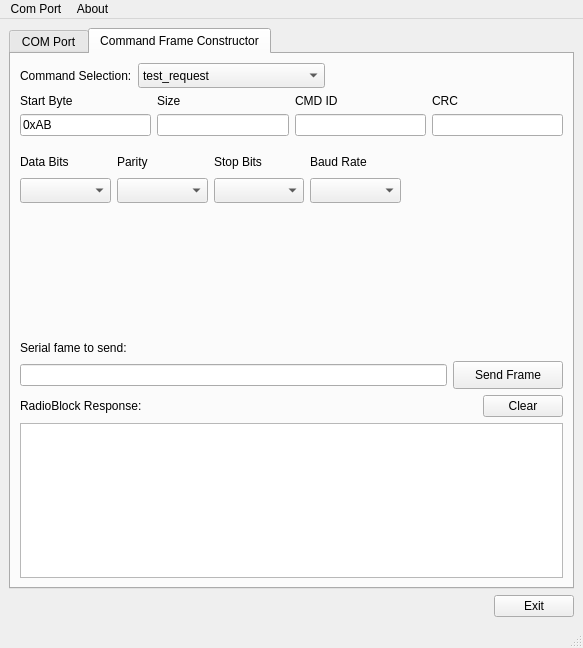
<?xml version="1.0" encoding="UTF-8"?>
<ui version="4.0">
 <class>MainWindow</class>
 <widget class="QMainWindow" name="MainWindow">
  <property name="geometry">
   <rect>
    <x>0</x>
    <y>0</y>
    <width>583</width>
    <height>648</height>
   </rect>
  </property>
  <property name="windowTitle">
   <string>Radio Block Commander</string>
  </property>
  <property name="windowIcon">
   <iconset>
    <normaloff>favicon.ico</normaloff>favicon.ico</iconset>
  </property>
  <widget class="QWidget" name="centralwidget">
   <layout class="QVBoxLayout" name="verticalLayout_11">
    <item>
     <widget class="QTabWidget" name="tabWidget">
      <property name="maximumSize">
       <size>
        <width>1777215</width>
        <height>16777215</height>
       </size>
      </property>
      <property name="currentIndex">
       <number>1</number>
      </property>
      <widget class="QWidget" name="tab">
       <attribute name="title">
        <string>COM Port</string>
       </attribute>
       <layout class="QVBoxLayout" name="verticalLayout_5">
        <item>
         <layout class="QHBoxLayout" name="horizontalLayout_3">
          <property name="rightMargin">
           <number>0</number>
          </property>
          <item>
           <layout class="QGridLayout" name="_2" columnstretch="0,0" rowminimumheight="0,0,0" columnminimumwidth="0,0">
            <property name="horizontalSpacing">
             <number>6</number>
            </property>
            <item row="0" column="0">
             <widget class="QLabel" name="label_6">
              <property name="text">
               <string>COM Port</string>
              </property>
             </widget>
            </item>
            <item row="0" column="1">
             <widget class="QComboBox" name="comboBoxCOMPort">
              <property name="minimumSize">
               <size>
                <width>160</width>
                <height>25</height>
               </size>
              </property>
             </widget>
            </item>
            <item row="1" column="0">
             <widget class="QLabel" name="label_7">
              <property name="text">
               <string>BAUD Rate</string>
              </property>
             </widget>
            </item>
            <item row="1" column="1">
             <widget class="QComboBox" name="comboBoxBAUDRate">
              <property name="minimumSize">
               <size>
                <width>80</width>
                <height>25</height>
               </size>
              </property>
             </widget>
            </item>
            <item row="2" column="0">
             <widget class="QPushButton" name="openComButton">
              <property name="minimumSize">
               <size>
                <width>0</width>
                <height>25</height>
               </size>
              </property>
              <property name="toolTip">
               <string>additonal settings are '8,N,1'...</string>
              </property>
              <property name="text">
               <string>Open COM Port</string>
              </property>
             </widget>
            </item>
           </layout>
          </item>
         </layout>
        </item>
        <item>
         <widget class="Line" name="line">
          <property name="orientation">
           <enum>Qt::Horizontal</enum>
          </property>
         </widget>
        </item>
        <item>
         <layout class="QHBoxLayout" name="horizontalLayout_2">
          <item>
           <widget class="QLabel" name="label_5">
            <property name="text">
             <string>Serial RX</string>
            </property>
           </widget>
          </item>
          <item>
           <spacer name="horizontalSpacer_4">
            <property name="orientation">
             <enum>Qt::Horizontal</enum>
            </property>
            <property name="sizeHint" stdset="0">
             <size>
              <width>408</width>
              <height>20</height>
             </size>
            </property>
           </spacer>
          </item>
          <item>
           <widget class="QPushButton" name="pushButtonClearRx">
            <property name="text">
             <string>Clear</string>
            </property>
           </widget>
          </item>
         </layout>
        </item>
        <item>
         <widget class="QTextEdit" name="textEditRx">
          <property name="font">
           <font>
            <family>MS Shell Dlg 2</family>
            <pointsize>9</pointsize>
            <weight>50</weight>
            <bold>false</bold>
           </font>
          </property>
          <property name="readOnly">
           <bool>true</bool>
          </property>
         </widget>
        </item>
        <item>
         <widget class="Line" name="line_3">
          <property name="orientation">
           <enum>Qt::Horizontal</enum>
          </property>
         </widget>
        </item>
        <item>
         <layout class="QHBoxLayout" name="horizontalLayout_6">
          <item>
           <widget class="QLabel" name="label_8">
            <property name="text">
             <string>Serial TX</string>
            </property>
           </widget>
          </item>
          <item>
           <spacer name="horizontalSpacer_5">
            <property name="orientation">
             <enum>Qt::Horizontal</enum>
            </property>
            <property name="sizeHint" stdset="0">
             <size>
              <width>408</width>
              <height>20</height>
             </size>
            </property>
           </spacer>
          </item>
          <item>
           <widget class="QPushButton" name="pushButtonClearTx">
            <property name="text">
             <string>Clear</string>
            </property>
           </widget>
          </item>
         </layout>
        </item>
        <item>
         <widget class="QTextEdit" name="textEditTx">
          <property name="font">
           <font>
            <family>MS Shell Dlg 2</family>
            <pointsize>9</pointsize>
            <weight>50</weight>
            <bold>false</bold>
           </font>
          </property>
          <property name="readOnly">
           <bool>true</bool>
          </property>
         </widget>
        </item>
       </layout>
      </widget>
      <widget class="QWidget" name="tab_3">
       <attribute name="title">
        <string>Command Frame Constructor</string>
       </attribute>
       <layout class="QVBoxLayout" name="verticalLayout_12">
        <item>
         <layout class="QHBoxLayout" name="horizontalLayout_10">
          <item>
           <widget class="QLabel" name="label_9">
            <property name="minimumSize">
             <size>
              <width>100</width>
              <height>0</height>
             </size>
            </property>
            <property name="text">
             <string>Command Selection:</string>
            </property>
           </widget>
          </item>
          <item>
           <widget class="QComboBox" name="comboBoxCmd">
            <property name="minimumSize">
             <size>
              <width>120</width>
              <height>25</height>
             </size>
            </property>
            <property name="maximumSize">
             <size>
              <width>16777215</width>
              <height>16777215</height>
             </size>
            </property>
            <item>
             <property name="text">
              <string>test_request</string>
             </property>
            </item>
            <item>
             <property name="text">
              <string>reset_request</string>
             </property>
            </item>
            <item>
             <property name="text">
              <string>settings_request</string>
             </property>
            </item>
            <item>
             <property name="text">
              <string>sleep_request</string>
             </property>
            </item>
            <item>
             <property name="text">
              <string>send_data_request</string>
             </property>
            </item>
            <item>
             <property name="text">
              <string>get_address_request</string>
             </property>
            </item>
            <item>
             <property name="text">
              <string>get_panid_request</string>
             </property>
            </item>
            <item>
             <property name="text">
              <string>get_channel_request</string>
             </property>
            </item>
            <item>
             <property name="text">
              <string>get_receiver_state_request</string>
             </property>
            </item>
            <item>
             <property name="text">
              <string>get_transmit_power_request</string>
             </property>
            </item>
            <item>
             <property name="text">
              <string>get_ack_state_request</string>
             </property>
            </item>
            <item>
             <property name="text">
              <string>set_uart_mode_request</string>
             </property>
            </item>
            <item>
             <property name="text">
              <string>set_address_request</string>
             </property>
            </item>
            <item>
             <property name="text">
              <string>set_panid_request</string>
             </property>
            </item>
            <item>
             <property name="text">
              <string>set_channel_request</string>
             </property>
            </item>
            <item>
             <property name="text">
              <string>set_receiver_state_request</string>
             </property>
            </item>
            <item>
             <property name="text">
              <string>set_transmit_power_request</string>
             </property>
            </item>
            <item>
             <property name="text">
              <string>set_security_key_request</string>
             </property>
            </item>
            <item>
             <property name="text">
              <string>set_ack_state_request</string>
             </property>
            </item>
            <item>
             <property name="text">
              <string>set_led_state_request</string>
             </property>
            </item>
           </widget>
          </item>
          <item>
           <spacer name="horizontalSpacer_3">
            <property name="orientation">
             <enum>Qt::Horizontal</enum>
            </property>
            <property name="sizeHint" stdset="0">
             <size>
              <width>40</width>
              <height>20</height>
             </size>
            </property>
           </spacer>
          </item>
         </layout>
        </item>
        <item>
         <layout class="QHBoxLayout" name="horizontalLayout_9">
          <item>
           <layout class="QVBoxLayout" name="verticalLayout_7">
            <item>
             <widget class="QLabel" name="label_10">
              <property name="text">
               <string>Start Byte</string>
              </property>
             </widget>
            </item>
            <item>
             <widget class="QLineEdit" name="lineEditStartByte">
              <property name="text">
               <string>0xAB</string>
              </property>
              <property name="readOnly">
               <bool>true</bool>
              </property>
             </widget>
            </item>
           </layout>
          </item>
          <item>
           <layout class="QVBoxLayout" name="verticalLayout">
            <item>
             <widget class="QLabel" name="label_11">
              <property name="text">
               <string>Size</string>
              </property>
             </widget>
            </item>
            <item>
             <widget class="QLineEdit" name="lineEditSizeByte">
              <property name="readOnly">
               <bool>true</bool>
              </property>
             </widget>
            </item>
           </layout>
          </item>
          <item>
           <layout class="QVBoxLayout" name="verticalLayout_8">
            <item>
             <widget class="QLabel" name="label_12">
              <property name="text">
               <string>CMD ID</string>
              </property>
             </widget>
            </item>
            <item>
             <widget class="QLineEdit" name="lineEditCmdId">
              <property name="readOnly">
               <bool>true</bool>
              </property>
             </widget>
            </item>
           </layout>
          </item>
          <item>
           <layout class="QVBoxLayout" name="verticalLayout_10">
            <item>
             <widget class="QLabel" name="label_13">
              <property name="text">
               <string>CRC</string>
              </property>
             </widget>
            </item>
            <item>
             <widget class="QLineEdit" name="lineEditCRC">
              <property name="minimumSize">
               <size>
                <width>80</width>
                <height>0</height>
               </size>
              </property>
              <property name="readOnly">
               <bool>true</bool>
              </property>
             </widget>
            </item>
           </layout>
          </item>
         </layout>
        </item>
        <item>
         <widget class="QStackedWidget" name="stackedWidget">
          <property name="currentIndex">
           <number>4</number>
          </property>
          <widget class="QWidget" name="page"/>
          <widget class="QWidget" name="twoByteCmd">
           <widget class="QLabel" name="label_26">
            <property name="geometry">
             <rect>
              <x>20</x>
              <y>0</y>
              <width>121</width>
              <height>16</height>
             </rect>
            </property>
            <property name="text">
             <string>Command Option:</string>
            </property>
           </widget>
           <widget class="QComboBox" name="comboBoxCmdOption">
            <property name="geometry">
             <rect>
              <x>10</x>
              <y>20</y>
              <width>256</width>
              <height>26</height>
             </rect>
            </property>
           </widget>
          </widget>
          <widget class="QWidget" name="threeByteCmd">
           <widget class="QLabel" name="label3Byte">
            <property name="geometry">
             <rect>
              <x>20</x>
              <y>0</y>
              <width>151</width>
              <height>16</height>
             </rect>
            </property>
            <property name="lineWidth">
             <number>3</number>
            </property>
            <property name="text">
             <string>This Node's Address:</string>
            </property>
           </widget>
           <widget class="QLineEdit" name="lineEditThisAddress">
            <property name="geometry">
             <rect>
              <x>20</x>
              <y>20</y>
              <width>120</width>
              <height>22</height>
             </rect>
            </property>
            <property name="sizePolicy">
             <sizepolicy hsizetype="Ignored" vsizetype="Fixed">
              <horstretch>0</horstretch>
              <verstretch>0</verstretch>
             </sizepolicy>
            </property>
            <property name="minimumSize">
             <size>
              <width>120</width>
              <height>0</height>
             </size>
            </property>
            <property name="toolTip">
             <string>Enter an address in the form '12CD', then press the Enter Key!</string>
            </property>
            <property name="whatsThis">
             <string/>
            </property>
           </widget>
          </widget>
          <widget class="QWidget" name="fourByteCmd">
           <widget class="QLabel" name="label_28">
            <property name="geometry">
             <rect>
              <x>20</x>
              <y>0</y>
              <width>201</width>
              <height>16</height>
             </rect>
            </property>
            <property name="lineWidth">
             <number>3</number>
            </property>
            <property name="text">
             <string>Sleep Interval (milliseconds):</string>
            </property>
           </widget>
           <widget class="QLineEdit" name="lineEditSleep">
            <property name="geometry">
             <rect>
              <x>20</x>
              <y>20</y>
              <width>131</width>
              <height>22</height>
             </rect>
            </property>
            <property name="toolTip">
             <string>Enter the number of miliseconds to sleep.</string>
            </property>
            <property name="inputMask">
             <string/>
            </property>
           </widget>
          </widget>
          <widget class="QWidget" name="UART">
           <widget class="QWidget" name="layoutWidget">
            <property name="geometry">
             <rect>
              <x>0</x>
              <y>10</y>
              <width>381</width>
              <height>51</height>
             </rect>
            </property>
            <layout class="QGridLayout" name="gridLayout_3">
             <item row="0" column="0">
              <widget class="QLabel" name="label_15">
               <property name="text">
                <string>Data Bits</string>
               </property>
              </widget>
             </item>
             <item row="0" column="1">
              <widget class="QLabel" name="label_16">
               <property name="text">
                <string>Parity</string>
               </property>
              </widget>
             </item>
             <item row="0" column="2">
              <widget class="QLabel" name="label_17">
               <property name="text">
                <string>Stop Bits</string>
               </property>
              </widget>
             </item>
             <item row="0" column="3">
              <widget class="QLabel" name="label_18">
               <property name="text">
                <string>Baud Rate</string>
               </property>
              </widget>
             </item>
             <item row="1" column="0">
              <widget class="QComboBox" name="comboBoxDataBits">
               <property name="minimumSize">
                <size>
                 <width>0</width>
                 <height>25</height>
                </size>
               </property>
              </widget>
             </item>
             <item row="1" column="1">
              <widget class="QComboBox" name="comboBoxParity">
               <property name="minimumSize">
                <size>
                 <width>0</width>
                 <height>25</height>
                </size>
               </property>
              </widget>
             </item>
             <item row="1" column="2">
              <widget class="QComboBox" name="comboBoxStopBits">
               <property name="minimumSize">
                <size>
                 <width>0</width>
                 <height>25</height>
                </size>
               </property>
              </widget>
             </item>
             <item row="1" column="3">
              <widget class="QComboBox" name="comboBoxBaudRate">
               <property name="minimumSize">
                <size>
                 <width>0</width>
                 <height>25</height>
                </size>
               </property>
              </widget>
             </item>
            </layout>
           </widget>
          </widget>
          <widget class="QWidget" name="Data">
           <layout class="QVBoxLayout" name="verticalLayout_6">
            <item>
             <layout class="QHBoxLayout" name="horizontalLayout">
              <item>
               <layout class="QVBoxLayout" name="verticalLayout_2">
                <item>
                 <widget class="QLabel" name="label_19">
                  <property name="text">
                   <string>Destination Address</string>
                  </property>
                 </widget>
                </item>
                <item>
                 <widget class="QLineEdit" name="lineEditDestAddr"/>
                </item>
               </layout>
              </item>
              <item>
               <layout class="QVBoxLayout" name="verticalLayout_3">
                <item>
                 <widget class="QLabel" name="label_20">
                  <property name="text">
                   <string>Options</string>
                  </property>
                 </widget>
                </item>
                <item>
                 <widget class="QComboBox" name="comboBoxOptions">
                  <item>
                   <property name="text">
                    <string>ack</string>
                   </property>
                  </item>
                  <item>
                   <property name="text">
                    <string>none</string>
                   </property>
                  </item>
                  <item>
                   <property name="text">
                    <string>security</string>
                   </property>
                  </item>
                 </widget>
                </item>
               </layout>
              </item>
              <item>
               <layout class="QVBoxLayout" name="verticalLayout_4">
                <item>
                 <widget class="QLabel" name="label_21">
                  <property name="text">
                   <string>Handle</string>
                  </property>
                 </widget>
                </item>
                <item>
                 <widget class="QComboBox" name="comboBoxHandle"/>
                </item>
               </layout>
              </item>
              <item>
               <spacer name="horizontalSpacer_6">
                <property name="orientation">
                 <enum>Qt::Horizontal</enum>
                </property>
                <property name="sizeHint" stdset="0">
                 <size>
                  <width>188</width>
                  <height>20</height>
                 </size>
                </property>
               </spacer>
              </item>
             </layout>
            </item>
            <item>
             <spacer name="verticalSpacer_2">
              <property name="orientation">
               <enum>Qt::Vertical</enum>
              </property>
              <property name="sizeHint" stdset="0">
               <size>
                <width>20</width>
                <height>46</height>
               </size>
              </property>
             </spacer>
            </item>
            <item>
             <layout class="QVBoxLayout" name="verticalLayout_9">
              <item>
               <widget class="QLabel" name="labelPayload">
                <property name="text">
                 <string>Payload                                                                        </string>
                </property>
               </widget>
              </item>
              <item>
               <widget class="QLineEdit" name="lineEditUserPayload">
                <property name="toolTip">
                 <string>&quot;You must press enter to complete building the data request!&quot;</string>
                </property>
                <property name="autoFillBackground">
                 <bool>false</bool>
                </property>
                <property name="maxLength">
                 <number>236</number>
                </property>
               </widget>
              </item>
             </layout>
            </item>
            <item>
             <layout class="QHBoxLayout" name="horizontalLayout_4">
              <item>
               <widget class="QProgressBar" name="progressBar">
                <property name="value">
                 <number>24</number>
                </property>
               </widget>
              </item>
              <item>
               <widget class="QPushButton" name="pushButtonClear">
                <property name="text">
                 <string>Clear</string>
                </property>
               </widget>
              </item>
             </layout>
            </item>
            <item>
             <spacer name="verticalSpacer_3">
              <property name="orientation">
               <enum>Qt::Vertical</enum>
              </property>
              <property name="sizeHint" stdset="0">
               <size>
                <width>20</width>
                <height>48</height>
               </size>
              </property>
             </spacer>
            </item>
           </layout>
           <zorder>verticalSpacer_2</zorder>
           <zorder>verticalSpacer_3</zorder>
           <zorder></zorder>
          </widget>
          <widget class="QWidget" name="page_2">
           <widget class="QLineEdit" name="lineEditSecurity">
            <property name="geometry">
             <rect>
              <x>10</x>
              <y>30</y>
              <width>391</width>
              <height>20</height>
             </rect>
            </property>
           </widget>
           <widget class="QLabel" name="label">
            <property name="geometry">
             <rect>
              <x>10</x>
              <y>10</y>
              <width>491</width>
              <height>16</height>
             </rect>
            </property>
            <property name="text">
             <string>Security key (enter an Ascii string of length 16 or a hexadecimal string of lengh 32 preceded by &quot;0x&quot;)</string>
            </property>
           </widget>
          </widget>
         </widget>
        </item>
        <item>
         <widget class="QLabel" name="label_23">
          <property name="text">
           <string>Serial fame to send:</string>
          </property>
         </widget>
        </item>
        <item>
         <layout class="QHBoxLayout" name="horizontalLayout_8">
          <item>
           <widget class="QLineEdit" name="lineEditFrameToSend">
            <property name="readOnly">
             <bool>true</bool>
            </property>
           </widget>
          </item>
          <item>
           <widget class="QPushButton" name="pushButtonTxFrame">
            <property name="enabled">
             <bool>true</bool>
            </property>
            <property name="minimumSize">
             <size>
              <width>110</width>
              <height>28</height>
             </size>
            </property>
            <property name="text">
             <string>Send Frame</string>
            </property>
           </widget>
          </item>
         </layout>
        </item>
        <item>
         <layout class="QHBoxLayout" name="horizontalLayout_7">
          <item>
           <widget class="QLabel" name="label_25">
            <property name="text">
             <string>RadioBlock Response:</string>
            </property>
           </widget>
          </item>
          <item>
           <spacer name="horizontalSpacer_2">
            <property name="orientation">
             <enum>Qt::Horizontal</enum>
            </property>
            <property name="sizeHint" stdset="0">
             <size>
              <width>387</width>
              <height>20</height>
             </size>
            </property>
           </spacer>
          </item>
          <item>
           <widget class="QPushButton" name="pushButtonClearRf">
            <property name="text">
             <string>Clear</string>
            </property>
           </widget>
          </item>
         </layout>
        </item>
        <item>
         <widget class="QTextEdit" name="textEditRfResponse">
          <property name="font">
           <font>
            <family>MS Shell Dlg 2</family>
            <pointsize>9</pointsize>
            <weight>50</weight>
            <bold>false</bold>
           </font>
          </property>
          <property name="readOnly">
           <bool>true</bool>
          </property>
         </widget>
        </item>
       </layout>
      </widget>
     </widget>
    </item>
    <item>
     <layout class="QHBoxLayout" name="horizontalLayout_5">
      <item>
       <spacer name="horizontalSpacer">
        <property name="orientation">
         <enum>Qt::Horizontal</enum>
        </property>
        <property name="sizeHint" stdset="0">
         <size>
          <width>468</width>
          <height>20</height>
         </size>
        </property>
       </spacer>
      </item>
      <item>
       <widget class="QPushButton" name="exitButton">
        <property name="toolTip">
         <string>additonal settings are '8,N,1'...</string>
        </property>
        <property name="text">
         <string>Exit</string>
        </property>
       </widget>
      </item>
     </layout>
    </item>
   </layout>
  </widget>
  <widget class="QMenuBar" name="menubar">
   <property name="geometry">
    <rect>
     <x>0</x>
     <y>0</y>
     <width>583</width>
     <height>21</height>
    </rect>
   </property>
   <widget class="QMenu" name="menuRB_Commander">
    <property name="title">
     <string>Com Port</string>
    </property>
   </widget>
   <widget class="QMenu" name="menuAbout">
    <property name="title">
     <string>About</string>
    </property>
   </widget>
   <addaction name="menuRB_Commander"/>
   <addaction name="menuAbout"/>
  </widget>
  <widget class="QStatusBar" name="statusbar"/>
 </widget>
 <resources/>
 <connections>
  <connection>
   <sender>exitButton</sender>
   <signal>clicked()</signal>
   <receiver>MainWindow</receiver>
   <slot>close()</slot>
   <hints>
    <hint type="sourcelabel">
     <x>596</x>
     <y>591</y>
    </hint>
    <hint type="destinationlabel">
     <x>321</x>
     <y>316</y>
    </hint>
   </hints>
  </connection>
  <connection>
   <sender>comboBoxCmd</sender>
   <signal>currentIndexChanged(QString)</signal>
   <receiver>statusbar</receiver>
   <slot>clearMessage()</slot>
   <hints>
    <hint type="sourcelabel">
     <x>286</x>
     <y>73</y>
    </hint>
    <hint type="destinationlabel">
     <x>321</x>
     <y>622</y>
    </hint>
   </hints>
  </connection>
 </connections>
</ui>
